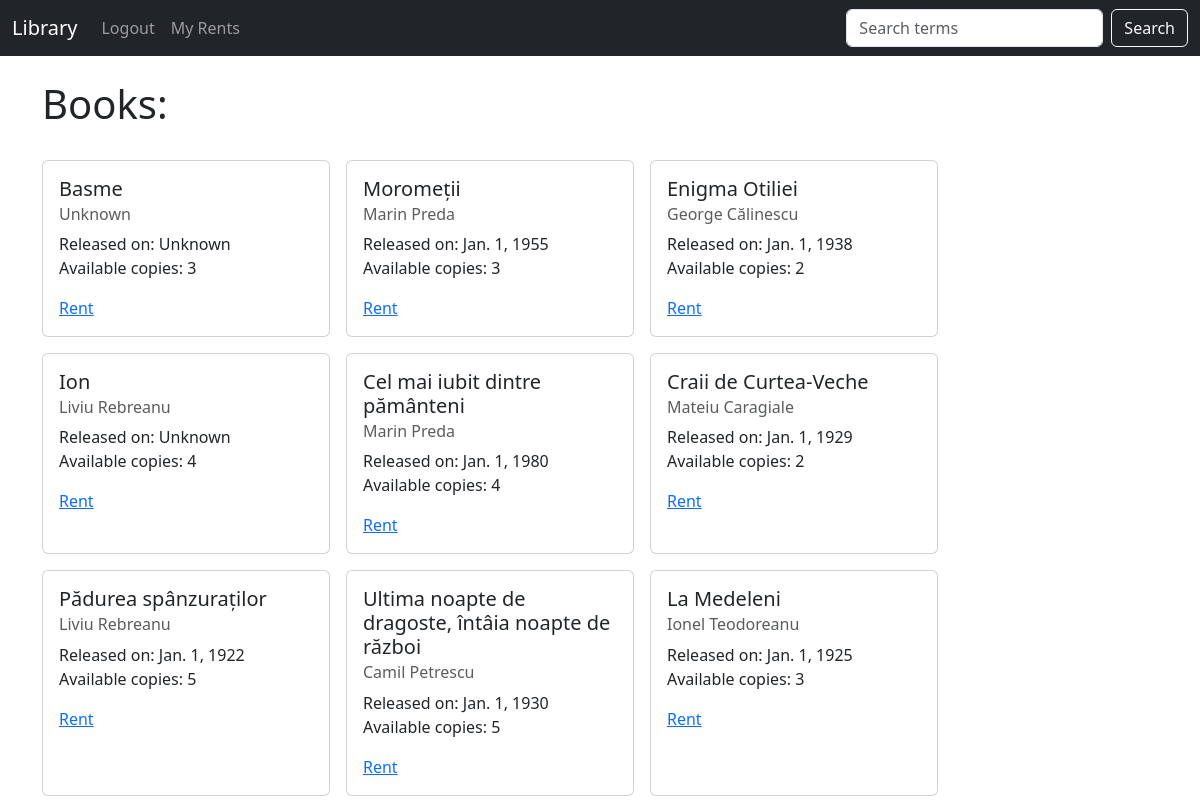
The page / (signed in) on the database as committed earlier.
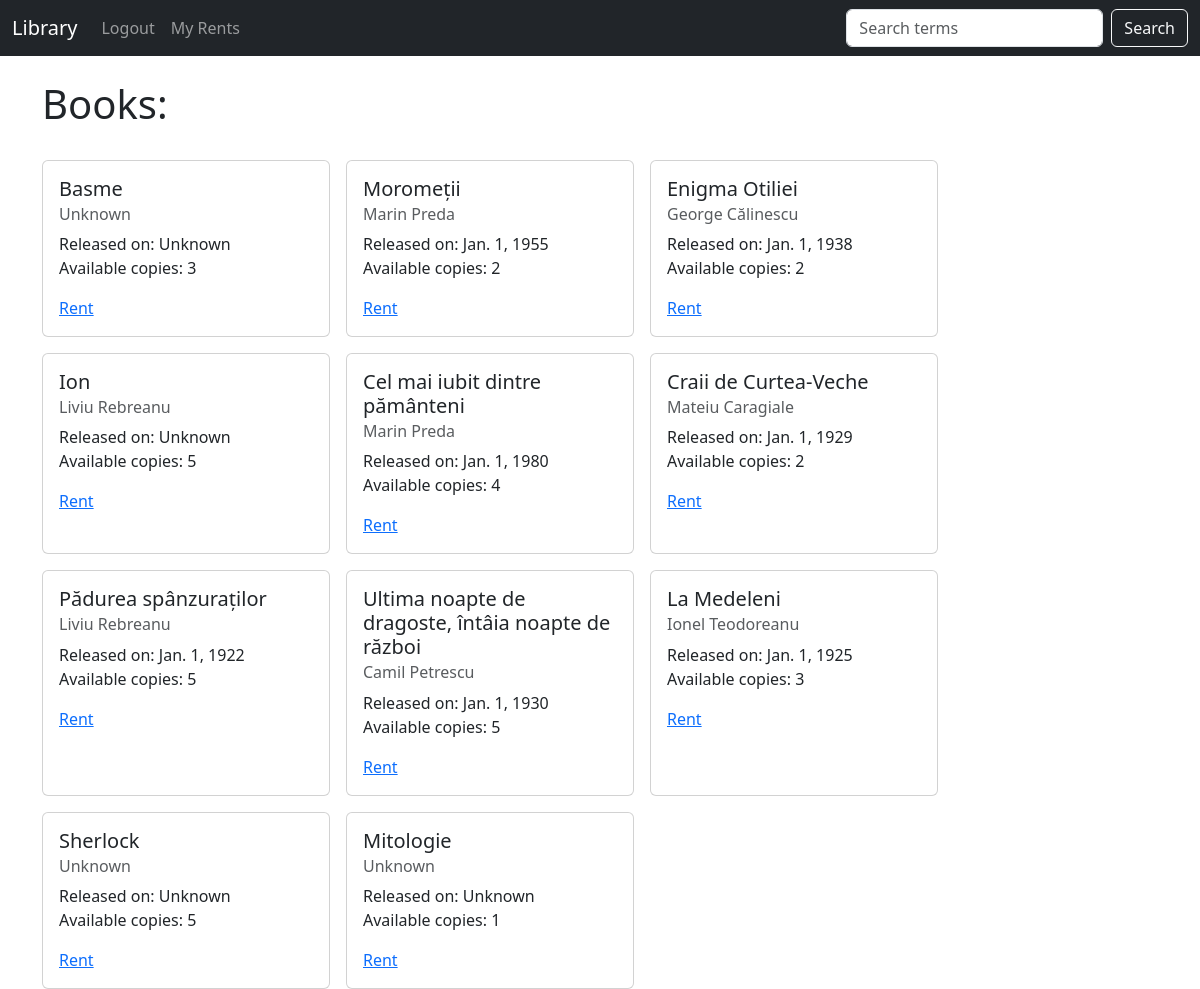
The same page on the database as committed later.
### mainview/models.py (models this page shows, shortened)
class Book(models.Model):
    title = models.CharField(max_length=100)
    author = models.CharField(max_length=100, blank=True, null=True)
    published_date = models.DateField(blank=True, null=True)
    available_copies = models.PositiveIntegerField(default=0)

### mainview/views.py (the view)
# urls.py: 2. Add a URL to urlpatterns:  path('', views.home, name='home')
def home(request):
    books = Book.objects.all()
    if request.method == 'POST':
        username = request.POST['username']
        password = request.POST['password']
        try:
            user_obj = User.objects.get(username=username)
        except User.DoesNotExist:
            user_obj = None
        if user_obj and not user_obj.is_active:
            messages.error(request, 'Please wait for the admin to verify your account.')
            return redirect('home')
        user = authenticate(request=request, username=username, password=password)
        if user is not None:
            login(request, user)
            messages.success(request, f'Welcome {user.username}!')
            return redirect('home')
        else:
            messages.error(request, 'Invalid username or password.')
            return redirect('home')
    else:
        return render(request, 'home.html',{'books': books})

### mainview/context_processors.py (called while the page is built)
def user_context_processor(request):
    if request.user.is_authenticated and request.user.is_staff:
        User = get_user_model()
        pending_users = User.objects.all().filter(is_active=False).count()
        return {'pending_users': pending_users}
    return {}

### mainview/templates/home.html (shortened to what this page needs)
{%extends 'base.html' %}
{% block content %}
{%if user.is_authenticated %}
<h1>Books:</h1> <br />
{%if books %}
<ul class="list-group">
    <div class="d-flex flex-wrap gap-3">
        {%for book in books %}
        {%if book.available_copies > 0 %}
        <div class="card" style="width: 18rem;">
            <div class="card-body">
                <h5 class="card-title">{{book.title}}</h5>
                <h6 class="card-subtitle mb-2 text-body-secondary">{{ book.author|default:"Unknown" }}</h6>
                <p class="card-text">Released on: {{book.published_date|default:"Unknown"}}
                    <br />
                    Available copies: {{book.available_copies}}
                </p>
                <a href="{% url 'rentBook' book.id %}" class="card-link">Rent</a>
            </div>
        </div>
        {%endif%}
        {%endfor%}
    </div>
    {%endif%}
    {%endif%}
    {% endblock %}

Rows that differ between the two databases and show on the page:
changed Book "Moromeții": available_copies "3" → "2"
changed Book "Ion": available_copies "4" → "5"
added Book: title "Sherlock", author "Unknown", published_date "Unknown", available_copies "5"
added Book: title "Mitologie", author "Unknown", published_date "Unknown", available_copies "1"
